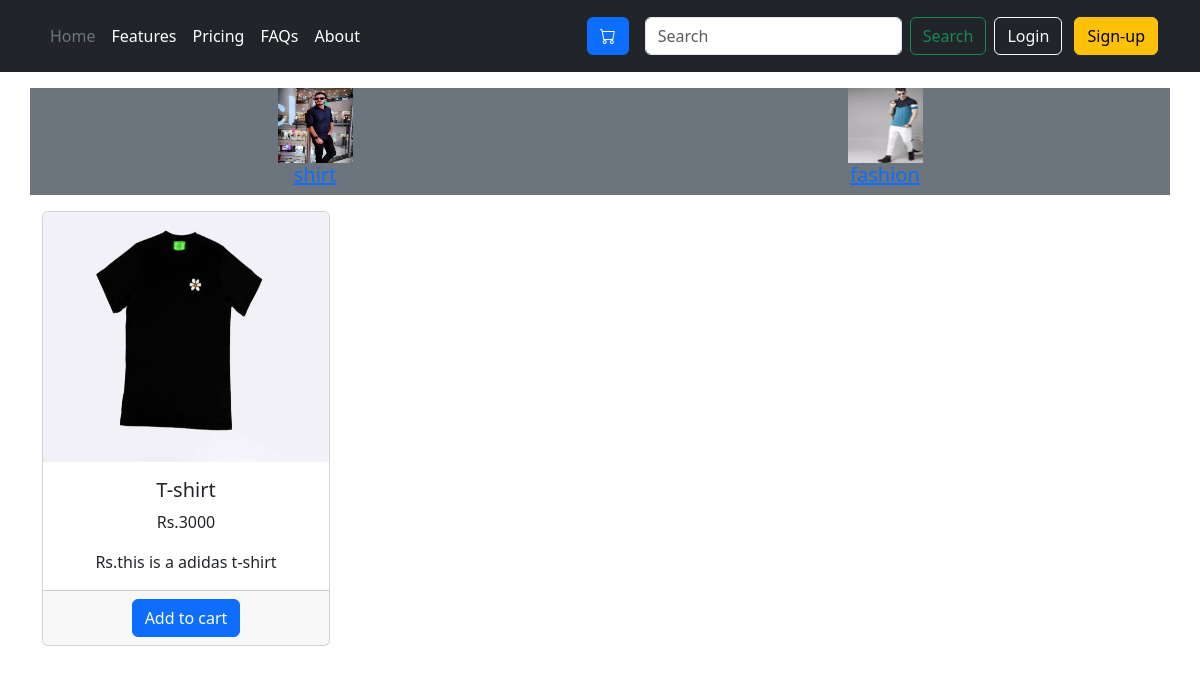
Screenshot of /?category_id=1 with the database file from the repository.
### amazon/models.py (models this page shows, shortened)
class Category(models.Model):
    category_image = models.ImageField(upload_to="uploads/category/")
    category_name = models.CharField(max_length=100,default='',null=True)

class Product(models.Model):
    product_image = models.ImageField(upload_to="uploads/product")
    Product_name = models.CharField(max_length=100,default='',null=True)
    Product_price = models.IntegerField(default=1)
    Product_desc = models.CharField(max_length=100,default='',null=True)
    Product_category = models.ForeignKey(Category,on_delete=models.CASCADE)

### amazon/views.py (the view, shortened to what this page needs)
# urls.py: path("",views.index,name="home"),
def index(request):
    category_obj = Category.objects.all()
    category_id = request.GET.get("category_id")
    search = request.GET.get("search")
    if category_id:
        Product_obj = Product.objects.filter(Product_category=category_id)
    elif search:
        Product_obj = Product.objects.filter(Product_name__icontains=search)
    else:
        Product_obj = Product.objects.all()
    context = {
        "category": category_obj,
        "product": Product_obj,
    }
    return render(request, 'home.html',context=context)

### amazon/templates/home.html (shortened to what this page needs)
{% extends "base.html" %}
{% load cart %}
{% block body %}
<div class="container my-3 bg-secondary">
    <div class="row text-center">
         {% for cat in category  %}
             <div class="col">
                <a href="?category_id={{cat.id}}">
                    <img src="{{cat.category_image.url}}" alt="no image" width=75 height=75>
                  <br>
                  <h5>{{cat.category_name}}</h5>
                </a>
             </div>
         {% endfor %}
    </div>
</div>
<div class="container">
    <div class="row text-center">
        {% for pro in product  %}
             <div class="col">
                  <div class="card" style="width: 18rem;">
                      <img src="{{pro.product_image.url}}" class="card-img-top" alt="..." height=250 width=250>
                        <div class="card-body">
                            <h5 class="card-title">{{pro.Product_name}}</h5>
                                <p class="card-text">Rs.{{pro.Product_price}}</p>
                                <p class="card-text">Rs.{{pro.Product_desc}}</p>
                       </div>
                        <div class="card-footer text-body-secondary">
                            {% if pro|isexistsincart:request.session.cart %}
                                 <div class="row">
                                    <div class="col-2">
                                        <form action="" method="post">
                                              {% csrf_token %}
                                              <input type="text" name="productid" value="{{pro.id}}" hidden>
                                              <input type="text" name="remove" value="{{pro.id}}" hidden>
                                              <input type="submit" value="-" class="btn btn-primary">
                                        </form>
                                    </div>
                                    <div class="col-8">
                                        {{pro|cart_quantity:request.session.cart}}
                                    </div>
                                    <div class="col-2">
                                        <form action="" method="post">
                                                {% csrf_token %}
                                                 <input type="text" name="productid" value="{{pro.id}}" hidden>
                                                 <input type="submit" value="+" class="btn btn-primary">
                                        </form>
                                    </div>
                                 </div>
                            {% else %}
                               <form action="" method="post">
                                            <input type="submit" value="Add to cart" class="btn btn-primary">
                               </form>
                              {% endif %}
                       </div>
                  </div>
             </div>
        {% endfor %}
    </div>
</div>
{% endblock body %}

### rows the page displays
Category: category_image (picture), category_name "shirt"
Category: category_image (picture), category_name "fashion"
Product: product_image (picture), Product_name "T-shirt", Product_price "3000", Product_desc "this is a adidas t-shirt"
